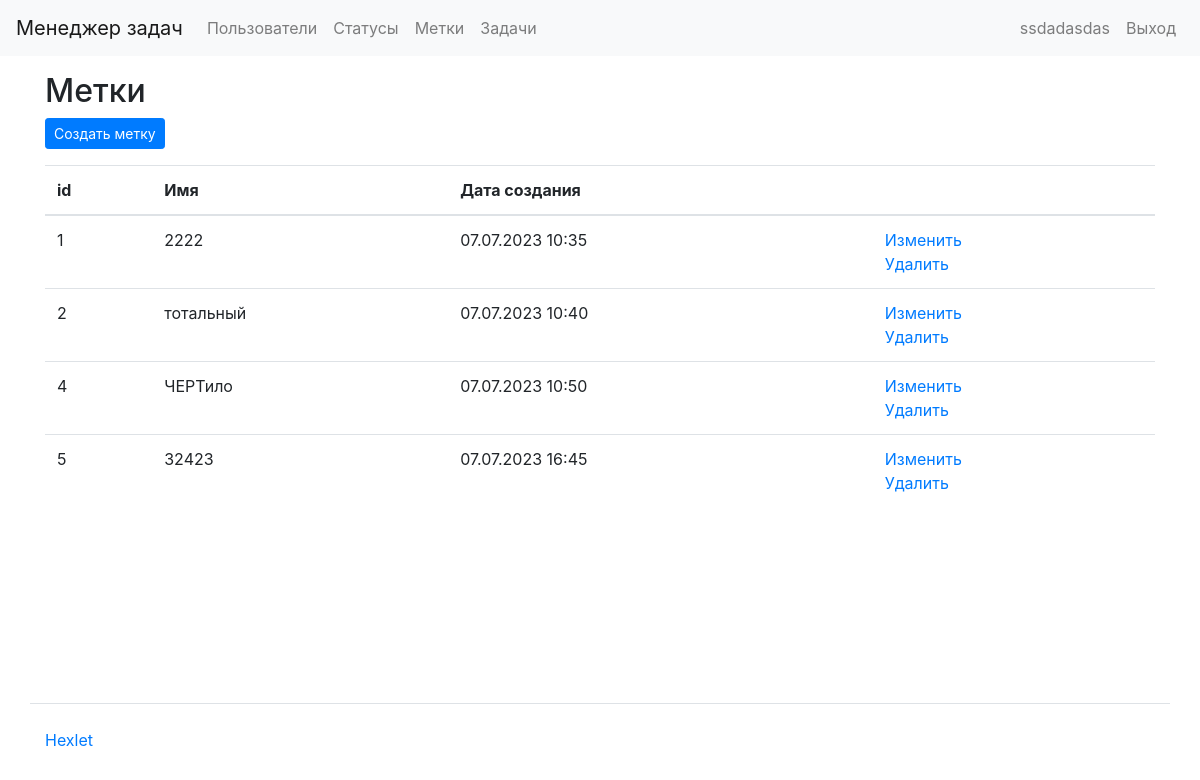
The page /labels/ (signed in) on the database as committed earlier.
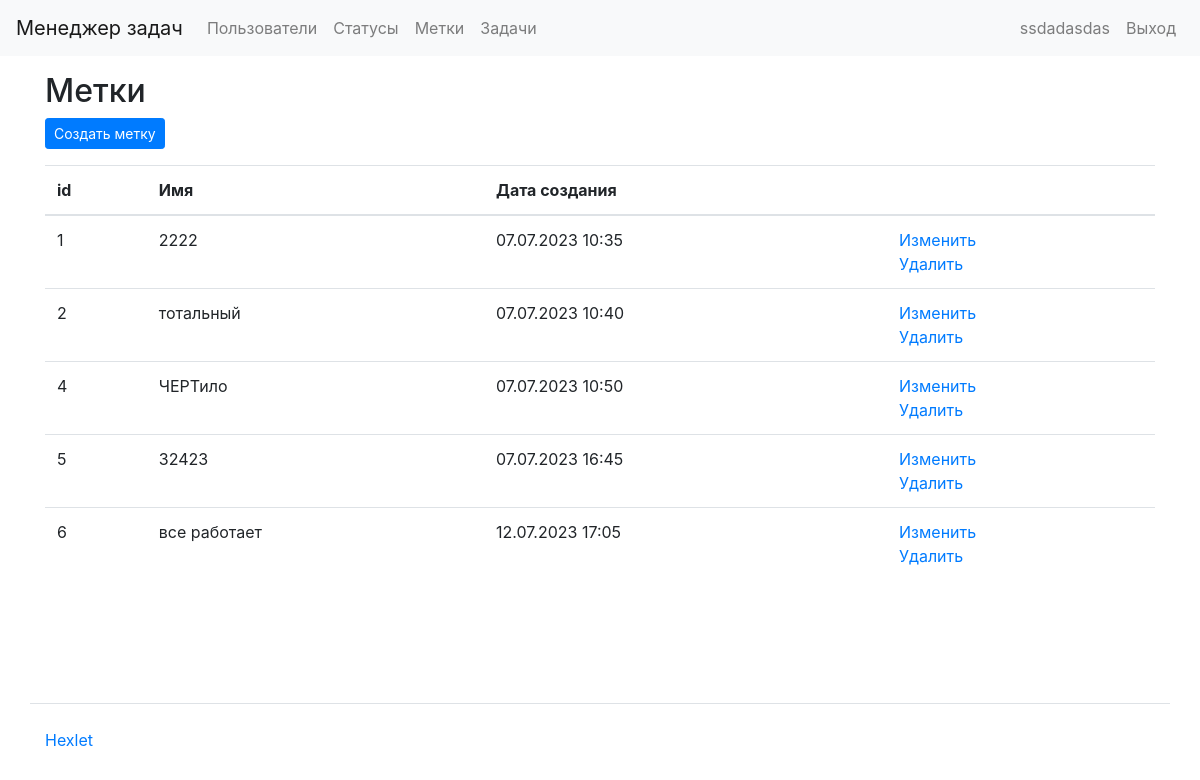
The same page on the database as committed later.
### labels/models.py (models this page shows, shortened)
class labels(models.Model):
    name = models.CharField(max_length=100)
    created_date = models.DateTimeField(auto_now_add=True)
    class Meta:
        app_label = 'status'

### labels/views.py (the view)
# urls.py: path('labels/', label, name='label'),
@login_required
def label(request):
    label = labels.objects.all()
    return render(request, 'labels/label.html', {'labels': label})

### task_manager/templates/labels/label.html (shortened to what this page needs)
{% extends "base.html" %}
{% load i18n %}
{% block content %}
  <h2>{% trans "Метки" %}</h2>
  <div class="mb-3">
    <a href="{% url 'create_label' %}" class="btn btn-primary btn-sm">{% trans "Создать метку" %}</a>
  </div>
  <table class="table">
    <thead>
      <tr>
        <th scope="col">id</th>
        <th scope="col">{% trans "Имя" %}</th>
        <th scope="col">{% trans "Дата создания" %}</th>
        <th scope="col"></th>
      </tr>
    </thead>
    <tbody>
      {% for label in labels %}
      <tr>
        <td>{{ label.id }}</td>
        <td>{{ label.name }}</td>
        <td>{{ label.created_date|date:"d.m.Y H:i"  }}</td>
        <td>
          <a href="{% url 'edit_label' label.id %}">Изменить</a>
          <br>
          <a href="{% url 'delete_label' label.id %}">{% trans "Delete" %}</a>
        </td>
      </tr>
      {% endfor %}
    </tbody>
  </table>
{% endblock %}

Rows that differ between the two databases and show on the page:
added labels: id "6", name "все работает", created_date "12.07.2023 17:05"
